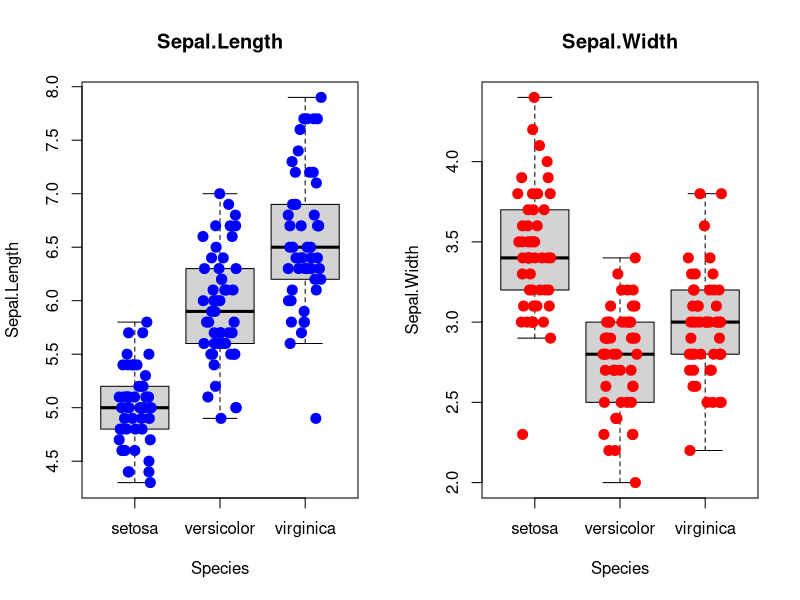
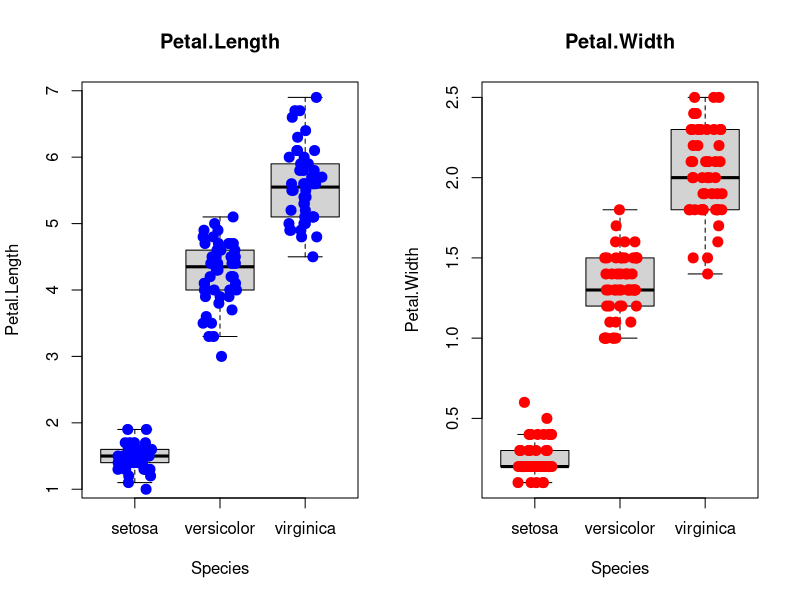
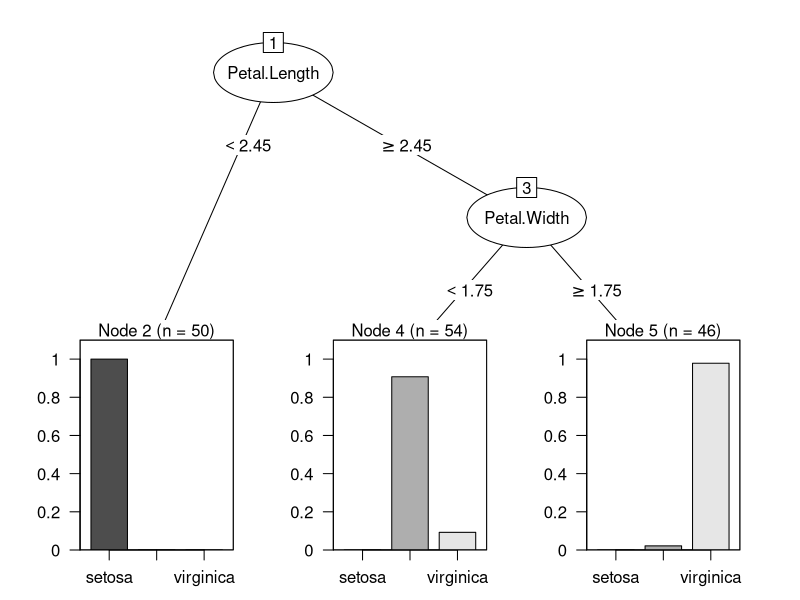

Write R code to recreate these figures, in order.
#Rに標準で組み込まれているirisデータセットを使う
data(iris)
#データセットのサマリ出力
summary(iris)

#Sepalのほうをplot
par(mfrow=c(1,2))
boxplot(Sepal.Length ~ Species, data=iris, outline=FALSE, main="Sepal.Length")
points(jitter(as.numeric(iris$Species)), iris$Sepal.Length, col="blue", pch=20, cex=2)
boxplot(Sepal.Width ~ Species, data=iris, outline=FALSE, main="Sepal.Width")
points(jitter(as.numeric(iris$Species)), iris$Sepal.Width, col="red", pch=20, cex=2)
#Petalのほうをplot
boxplot(Petal.Length ~ Species, data=iris, outline=FALSE, main="Petal.Length")
points(jitter(as.numeric(iris$Species)), iris$Petal.Length, col="blue", pch=20, cex=2)
boxplot(Petal.Width ~ Species, data=iris, outline=FALSE, main="Petal.Width")
points(jitter(as.numeric(iris$Species)), iris$Petal.Width, col="red", pch=20, cex=2)

#決定木用のライブラリを読み込む
library(rpart)
#決定木モデルの生成_アヤメの種を目的変数に、それ以外の変数を説明変数に
tree.mdl <- rpart(Species ~ ., data=iris)
#決定木結果を綺麗に描画するライブラリを読み込む
library(partykit)
#決定木の結果をプロット
plot(as.party(tree.mdl))
